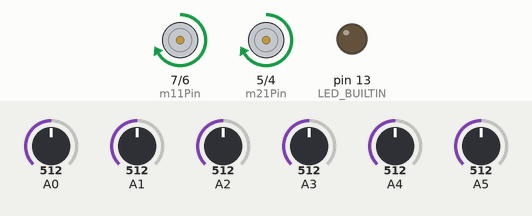
Bench run of a sketch on a simulated Arduino Uno, built with avr-gcc and run on an emulated ATmega328P. On the bench: motor-driver pin pairs drawn as motors (green arrow = first pin HIGH = forward, orange = second pin HIGH = backward, longer = more drive, scaled by the enable pin), output pins drawn as LEDs (lit = HIGH). The inputs (shaded band) are chosen by the test bench; at power-on: A0 = 512, A1 = 512, A4 = 512, A5 = 512, A2 = 512, A3 = 512.

Above: at 11.7 s.
11.8 s: A0 set to 390
At 12.1 s:
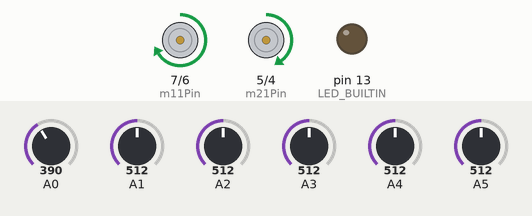
13.3 s: A1 set to 390
14.8 s: A4 set to 390
At 15.6 s:
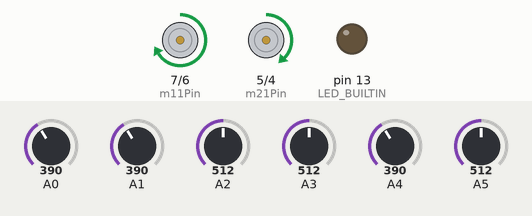
16.3 s: A5 set to 306
At 16.7 s:
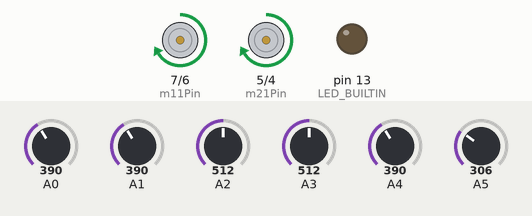
17.8 s: A2 set to 390
At 19.0 s:
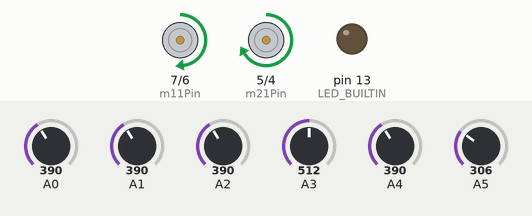
19.3 s: A3 set to 390
At 20.2 s:
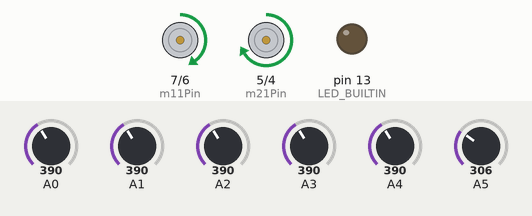
Timing chart, 0 to 21.8 s (numbered marks = the images above; inputs shaded):
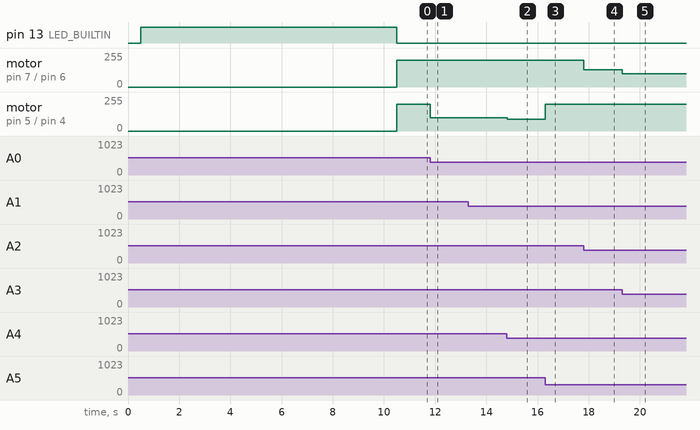

The sketch:

lineFollower.ino
```cpp
#include <QTRSensors.h>

const int m11Pin = 7;
const int m12Pin = 6;
const int m21Pin = 5;
const int m22Pin = 4;
const int m1Enable = 11;
const int m2Enable = 10;
int m1Speed = 0;
int m2Speed = 0;
// increase kp’s value and see what happens
float kp = 10;
float ki = 0;
float kd = 15;
float p = 1;
float i = 0;
float d = 0;
int error = 0;
int lastError = 0;
const int maxSpeed = 255;
const int minSpeed = -255;
const int baseSpeed = 200;
QTRSensors qtr;
const int sensorCount = 6;
int sensorValues[sensorCount];
int sensors[sensorCount] = { 0, 0, 0, 0, 0, 0 };
void setup() {
  Serial.begin(9600);
  // pinMode setup
  pinMode(m11Pin, OUTPUT);
  pinMode(m12Pin, OUTPUT);
  pinMode(m21Pin, OUTPUT);
  pinMode(m22Pin, OUTPUT);
  pinMode(m1Enable, OUTPUT);
  pinMode(m2Enable, OUTPUT);
  qtr.setTypeAnalog();
  qtr.setSensorPins((const uint8_t[]){ A0, A1, A2, A3, A4, A5 }, sensorCount);
  delay(500);
  pinMode(LED_BUILTIN, OUTPUT);
  digitalWrite(LED_BUILTIN, HIGH);  // turn on Arduino's LED to indicate we
                                    // are in calibration mode
  // calibrate the sensor. For maximum grade the line follower should do
  // the movement itself,
  // without human interaction.

  static const long INTERVAL_DURATION = 350;
  static const long CALIBRATION_MOTOR_SPEED = 160;
  const auto start = millis();
  unsigned oldIdx = -1;
  int direction = 1;
  for (uint16_t i = 0; i < 400; i++) {
    const auto intervalIdx = (millis() - start) / INTERVAL_DURATION;
    /*
    if (intervalIdx != oldIdx) {
      oldIdx = intervalIdx;

      if (direction == -1)
        direction = 1;
      else
        direction = -1;

      setMotorSpeed(direction * CALIBRATION_MOTOR_SPEED,
                    direction * CALIBRATION_MOTOR_SPEED * -1);
    }
    */

    qtr.calibrate();
  }

  digitalWrite(LED_BUILTIN, LOW);
}

void loop() {
  errorCalculate();
  m1Speed = constrain(m1Speed, 0, maxSpeed);
  m2Speed = constrain(m2Speed, 0, maxSpeed);
  setMotorSpeed(m1Speed, m2Speed);
}
void errorCalculate() {
  int error = map(qtr.readLineBlack(sensorValues), 0, 5000, -255, 255);
  p = error;
  i = i + error;
  d = error - lastError;
  lastError = error;
  int motorSpeed = pidControl(kp, ki, kd);

  m1Speed = baseSpeed;
  m2Speed = baseSpeed;

  if (error < 0) {
    m1Speed += motorSpeed;
  } else if (error > 0) {
    m2Speed -= motorSpeed;
  }
}
// calculate PID value based on error, kp, kd, ki, p, i and d.
int pidControl(float kp, float ki, float kd) {  // TODO
  int motorSpeed = kp * p + ki * i + kd * d;
  return motorSpeed;
}

void setMotorSpeed(int motor1Speed, int motor2Speed) {


  if (motor1Speed == 0) {
    digitalWrite(m11Pin, LOW);
    digitalWrite(m12Pin, LOW);
    analogWrite(m1Enable, motor1Speed);
  } else {
    if (motor1Speed > 0) {
      digitalWrite(m11Pin, HIGH);
      digitalWrite(m12Pin, LOW);
      analogWrite(m1Enable, motor1Speed);
    }
    if (motor1Speed < 0) {
      digitalWrite(m11Pin, LOW);
      digitalWrite(m12Pin, HIGH);
      analogWrite(m1Enable, -motor1Speed);
    }
  }
  if (motor2Speed == 0) {
    digitalWrite(m21Pin, LOW);
    digitalWrite(m22Pin, LOW);
    analogWrite(m2Enable, motor2Speed);
  } else {
    if (motor2Speed > 0) {
      digitalWrite(m21Pin, HIGH);
      digitalWrite(m22Pin, LOW);
      analogWrite(m2Enable, motor2Speed);
    }
    if (motor2Speed < 0) {
      digitalWrite(m21Pin, LOW);
      digitalWrite(m22Pin, HIGH);
      analogWrite(m2Enable, -motor2Speed);
    }
  }
}
```

Measured:
- after the input at 11.8 s, motor on pin 5 (m21Pin) / pin 4 (m22Pin): forward 200/255 → forward 100/255 at once
- after the input at 14.8 s, motor on pin 5 (m21Pin) / pin 4 (m22Pin): forward 100/255 → forward 90/255 at once
- after the input at 16.3 s, motor on pin 5 (m21Pin) / pin 4 (m22Pin): forward 90/255 → forward 200/255 at once
- after the input at 17.8 s, motor on pin 7 (m11Pin) / pin 6 (m12Pin): forward 200/255 → forward 130/255 at once
- after the input at 19.3 s, motor on pin 7 (m11Pin) / pin 6 (m12Pin): forward 130/255 → forward 100/255 at once
